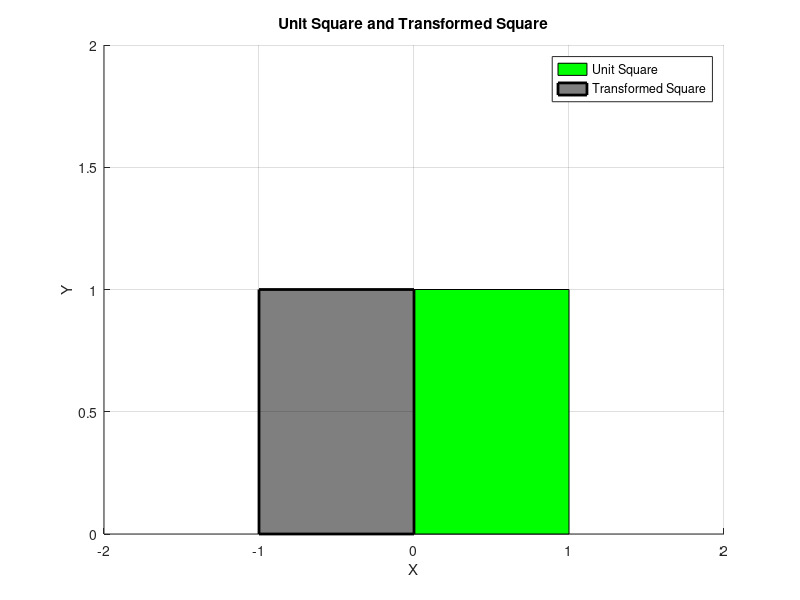

Write MATLAB code to recreate this figure. (Note: this script raises an error after producing the figure.)
% Define unit square points
unit_square = [0, 0; 1, 0; 1, 1; 0, 1];

% Define transformation matrix
T = [-1, 0; 0, 1];

% Apply transformation to unit square
transformed_square = unit_square * T;

% Plot unit square
figure;
hold on;
fill(unit_square(:,1), unit_square(:,2), 'g'); % Plot unit square in green
legend('Unit Square');

% Plot transformed square
fill(transformed_square(:,1), transformed_square(:,2), 'k', 'FaceAlpha', 0.5, 'LineWidth', 2); % Plot transformed square in black with transparency and bold lines
legend('Unit Square', 'Transformed Square');
grid on;
title('Unit Square and Transformed Square');
xlabel('X');
ylabel('Y');
xlim([-2, 2]);
ylim([0, 2]);
ax = gca;
ax.XAxis.LineWidth = 2; % Bold line for x = 0
ax.YAxis.LineWidth = 2; % Bold line for y = 0

% Save the figure
saveas(gcf, 'unit_and_transformed_squares.png');
